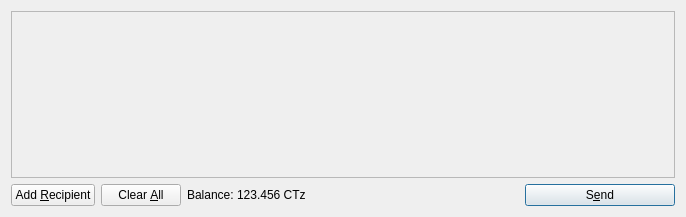
<?xml version="1.0" encoding="UTF-8"?>
<ui version="4.0">
 <class>SendCoinsDialog</class>
 <widget class="QDialog" name="SendCoinsDialog">
  <property name="geometry">
   <rect>
    <x>0</x>
    <y>0</y>
    <width>686</width>
    <height>217</height>
   </rect>
  </property>
  <property name="windowTitle">
   <string>Send Coins</string>
  </property>
  <layout class="QVBoxLayout" name="verticalLayout">
   <item>
    <widget class="QScrollArea" name="scrollArea">
     <property name="widgetResizable">
      <bool>true</bool>
     </property>
     <widget class="QWidget" name="scrollAreaWidgetContents">
      <property name="geometry">
       <rect>
        <x>0</x>
        <y>0</y>
        <width>666</width>
        <height>165</height>
       </rect>
      </property>
      <layout class="QVBoxLayout" name="verticalLayout_2">
       <property name="margin">
        <number>0</number>
       </property>
       <item>
        <layout class="QVBoxLayout" name="entries">
         <property name="spacing">
          <number>6</number>
         </property>
        </layout>
       </item>
       <item>
        <spacer name="verticalSpacer">
         <property name="orientation">
          <enum>Qt::Vertical</enum>
         </property>
         <property name="sizeHint" stdset="0">
          <size>
           <width>20</width>
           <height>40</height>
          </size>
         </property>
        </spacer>
       </item>
      </layout>
     </widget>
    </widget>
   </item>
   <item>
    <layout class="QHBoxLayout" name="horizontalLayout">
     <item>
      <widget class="QPushButton" name="addButton">
       <property name="toolTip">
        <string>Send to multiple recipients at once</string>
       </property>
       <property name="text">
        <string>Add &amp;Recipient</string>
       </property>
       <property name="icon">
        <iconset resource="../bitcoin.qrc">
         <normaloff>:/icons/add</normaloff>:/icons/add</iconset>
       </property>
       <property name="autoDefault">
        <bool>false</bool>
       </property>
      </widget>
     </item>
     <item>
      <widget class="QPushButton" name="clearButton">
       <property name="sizePolicy">
        <sizepolicy hsizetype="Minimum" vsizetype="Fixed">
         <horstretch>0</horstretch>
         <verstretch>0</verstretch>
        </sizepolicy>
       </property>
       <property name="toolTip">
        <string>Remove all transaction fields</string>
       </property>
       <property name="text">
        <string>Clear &amp;All</string>
       </property>
       <property name="icon">
        <iconset resource="../bitcoin.qrc">
         <normaloff>:/icons/remove</normaloff>:/icons/remove</iconset>
       </property>
       <property name="autoRepeatDelay">
        <number>300</number>
       </property>
       <property name="autoDefault">
        <bool>false</bool>
       </property>
      </widget>
     </item>
     <item>
      <layout class="QHBoxLayout" name="horizontalLayout_2">
       <property name="spacing">
        <number>3</number>
       </property>
       <item>
        <widget class="QLabel" name="label">
         <property name="text">
          <string>Balance:</string>
         </property>
        </widget>
       </item>
       <item>
        <widget class="QLabel" name="labelBalance">
         <property name="cursor">
          <cursorShape>IBeamCursor</cursorShape>
         </property>
         <property name="text">
          <string>123.456 CTz</string>
         </property>
         <property name="textInteractionFlags">
          <set>Qt::LinksAccessibleByMouse|Qt::TextSelectableByKeyboard|Qt::TextSelectableByMouse</set>
         </property>
        </widget>
       </item>
      </layout>
     </item>
     <item>
      <spacer name="horizontalSpacer">
       <property name="orientation">
        <enum>Qt::Horizontal</enum>
       </property>
       <property name="sizeHint" stdset="0">
        <size>
         <width>40</width>
         <height>20</height>
        </size>
       </property>
      </spacer>
     </item>
     <item>
      <widget class="QPushButton" name="sendButton">
       <property name="minimumSize">
        <size>
         <width>150</width>
         <height>0</height>
        </size>
       </property>
       <property name="toolTip">
        <string>Confirm the send action</string>
       </property>
       <property name="text">
        <string>S&amp;end</string>
       </property>
       <property name="icon">
        <iconset resource="../bitcoin.qrc">
         <normaloff>:/icons/send</normaloff>:/icons/send</iconset>
       </property>
       <property name="default">
        <bool>true</bool>
       </property>
      </widget>
     </item>
    </layout>
   </item>
  </layout>
 </widget>
 <resources>
  <include location="../bitcoin.qrc"/>
 </resources>
 <connections/>
</ui>
